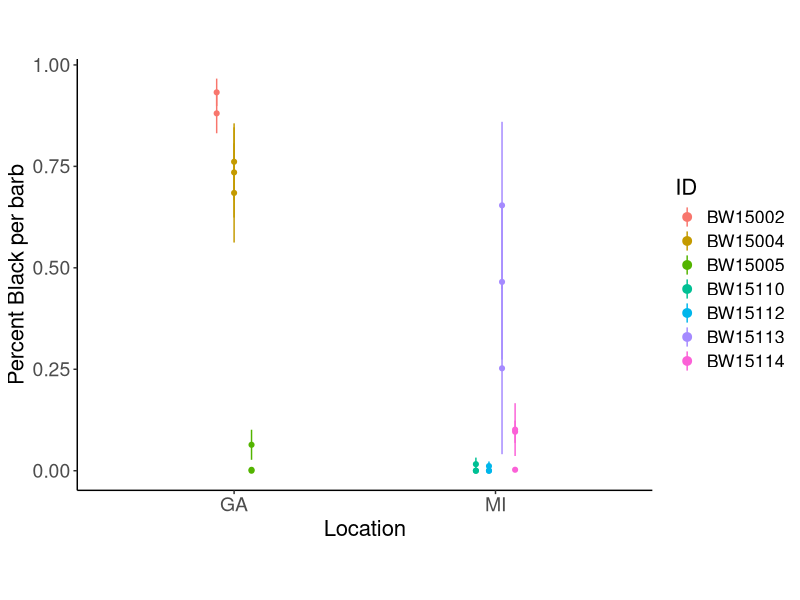

Here is the R script that generated this plot:
## Geographic variation in Feather structure

library(tidyverse)

f <- read.csv("data/feather_measurements.csv")

## add location identifiers
unique(f$ID)

GA_ids <- c("BW15002", "BW15004", "BW15005")
MI_ids <- c("BW15110", "BW15112", "BW15113","BW15114")
## create a column that corresponds to  IDs 
State <- c()

for (i in 1:length(GA_ids)){
  a <- f$ID[which(f$ID == GA_ids[i])]
  st <- rep("GA", length(a))
  State <- c(State, st)
}
for (i in 1:length(MI_ids)){
  a <- f$ID[which(f$ID == MI_ids[i])]
  st <- rep("MI", length(a))
  State <- c(State, st)
}

f_st <- cbind(f, State)

## select only b2, b6 and b10
repBarbs <- c(which(f_st$Comments == "b2"), which(f_st$Comments == "b6"),which(f_st$Comments == "b10"))  

f_rep <- f_st[repBarbs,]
head(f_rep)

## remove L feathers to avoid duplicates from symmetry test
L <- grep("^L.*",f_rep$feather_ID)
fRm <- f_rep[-L,]

## clean feather_ID col to be able to use as a random factor in model
f_fid <- fRm %>% 
  separate(feather_ID, into= c("Side","feather_ID"), sep = "_", fill = "left")

# make NAs 0 
#change NAs to 0 for calc mean and sd
f_fid$perc_clear[is.na(f_fid$perc_clear)] <- 0
f_fid$perc_black[is.na(f_fid$perc_black)] <- 0

mean_se_data <- f_fid %>% 
  group_by(ID, State, feather_ID) %>% 
  summarise(
    count = n(),
    avg_black = mean(perc_black),
    se_black = sd(perc_black) / sqrt(length(perc_black)),
    avg_clear = mean(perc_clear),
    se_clear = sd(perc_clear) / sqrt(length(perc_clear))
  ) %>% 
  ungroup()

ggplot(data = mean_se_data, aes(y = avg_black, x = State, fill = ID, color = ID)) + 
  geom_pointrange(aes(ymin = avg_black - se_black, ymax = avg_black + se_black), position = position_dodge(width = 0.2), fatten = 1.5) +
  labs(x = "Location", y = "Percent Black per barb") +
  theme_classic() +
  theme(
    aspect.ratio = 0.75,
    text = element_text(size = 16),
    axis.text = element_text(size = 14)
  )

# Perform t-test for comparing perc_black between states
t_test_result <- t.test(perc_black ~ State, data = f_fid)

# Print the test results
print(t_test_result)


# Welch Two Sample t-test
# 
# data:  perc_black by State
# t = 5.2796, df = 54.954, p-value = 2.273e-06
# alternative hypothesis: true difference in means between group GA and group MI is not equal to 0
# 95 percent confidence interval:
#   0.2669750 0.5936655
# sample estimates:
#   mean in group GA mean in group MI 
# 0.5673848        0.1370645 
